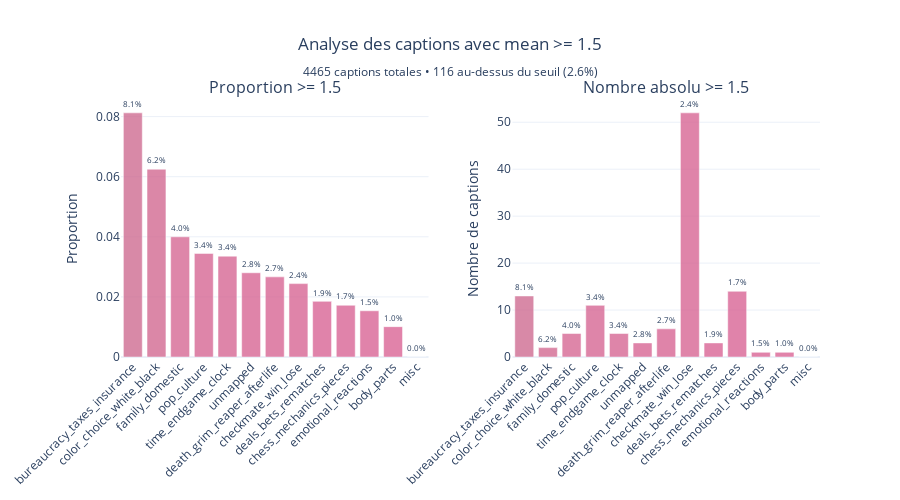

Source (notebook cell):
### Markdown cell above
### Long-tail distribution bias:
Those boxplots per topic allow us to see the distributions of caption scores within each topic.\

But if each cluster contains many mediocre captions and a few exellent ones, the average will flatten everything, resulting in a very low average score per topic. Therefore, we need to look beyond the average. We can :

1) Look at the ratio of "funny" captions in each cluster **[TODO]**

2) Instead of looking at "which topic is the funniest on average", we look at: "which topics produce the most excellent captions?" by calculating the success rate (defined a score above the average score : 1.5/3 for the mean score, 50/100 for the funny_score_scaled) rather than the average score.

3) We isolates the top X% and the average range (40–60) and compare whether certain topics are over-represented in the top rankings versus the average. To do this, we calculate the 'enrichment per topic' (=top proportion vs. overall proportion). This allows us to answer the question "Which topics produce the most excellent captions?" without using the average. **[TODO the plot]**

### Topic score's variance:
Some topics, even if the average is average/low, have more variance and therefore potentially more potential for excellent jokes (but are risky) **[TODO]**

### Code cell
# calculer la variance par topic
df_var = clusterer.compute_variance_stats(data_m)

kw_res= clusterer.kruskal_test(data_m)
pairwise_res = clusterer.pairwise_mannwhitney(data_m)

print(f"Kruskal-Wallis test (H, p): {kw_res["H"]:0.2f}, pval = {kw_res["p"]:0.4f}")
print("\nTop 5 aggregated topics by proportion of >=0.9:")
display(pairwise_res)


df_top, df_mid, enrichment = clusterer.stratify_percentiles_and_compare(data_m, top_pct=10, middle_pct=(40,60))

#clusterer.plot_enrichment_bar(enrichment, top_n=8)
#clusterer.plot_top_vs_overall_props(enrichment, top_n=8)
#clusterer.plot_bubble_enrichment(enrichment, top_n=8)

prop = clusterer.plot_proportion_above_threshold(data_m, threshold=1.5)

### Figure 1 — Plotly figure (JSON) as saved in the notebook; plotly's stock layout.template omitted (floating-point values rounded to 4 significant figures)
{"data": [{"customdata": [[13, 160], [2, 32], [5, 125], [11, 319], [5, 149], [3, 107], [6, 225], [52, 2129], [3, 162], [14, 813], [1, 65], [1, 99], [0, 80]], "hovertemplate": "<b>%{x}</b><br>Proportion: %{y:.2%}<br>Nombre: %{customdata[0]}<br>Total: %{customdata[1]}<br><extra></extra>", "marker": {"color": ["rgba(207, 108, 145, 0.8)", "rgba(210, 106, 146, 0.8)", "rgba(214, 104, 148, 0.8)", "rgba(214, 103, 148, 0.8)", "rgba(214, 103, 148, 0.8)", "rgba(215, 102, 148, 0.8)", "rgba(216, 102, 148, 0.8)", "rgba(216, 102, 148, 0.8)", "rgba(217, 101, 149, 0.8)", "rgba(217, 101, 149, 0.8)", "rgba(217, 101, 149, 0.8)", "rgba(218, 101, 149, 0.8)", "rgba(220, 100, 150, 0.8)"]}, "name": "Proportion", "text": ["8.1%", "6.2%", "4.0%", "3.4%", "3.4%", "2.8%", "2.7%", "2.4%", "1.9%", "1.7%", "1.5%", "1.0%", "0.0%"], "textposition": "outside", "type": "bar", "x": ["bureaucracy_taxes_insurance", "color_choice_white_black", "family_domestic", "pop_culture", "time_endgame_clock", "unmapped", "death_grim_reaper_afterlife", "checkmate_win_lose", "deals_bets_rematches", "chess_mechanics_pieces", "emotional_reactions", "body_parts", "misc"], "xaxis": "x", "y": [0.08125, 0.0625, 0.04, 0.03448, 0.03356, 0.02804, 0.02667, 0.02442, 0.01852, 0.01722, 0.01538, 0.0101, 0.0], "yaxis": "y"}, {"customdata": [160, 32, 125, 319, 149, 107, 225, 2129, 162, 813, 65, 99, 80], "hovertemplate": "<b>%{x}</b><br>Nombre >= threshold: %{y}<br>Total: %{customdata}<br>Proportion: %{text:.1%}<br><extra></extra>", "marker": {"color": ["rgba(207, 108, 145, 0.8)", "rgba(210, 106, 146, 0.8)", "rgba(214, 104, 148, 0.8)", "rgba(214, 103, 148, 0.8)", "rgba(214, 103, 148, 0.8)", "rgba(215, 102, 148, 0.8)", "rgba(216, 102, 148, 0.8)", "rgba(216, 102, 148, 0.8)", "rgba(217, 101, 149, 0.8)", "rgba(217, 101, 149, 0.8)", "rgba(217, 101, 149, 0.8)", "rgba(218, 101, 149, 0.8)", "rgba(220, 100, 150, 0.8)"]}, "name": "Count", "text": [13.0, 2.0, 5.0, 11.0, 5.0, 3.0, 6.0, 52.0, 3.0, 14.0, 1.0, 1.0, 0.0], "textposition": "outside", "texttemplate": ["8.1%", "6.2%", "4.0%", "3.4%", "3.4%", "2.8%", "2.7%", "2.4%", "1.9%", "1.7%", "1.5%", "1.0%", "0.0%"], "type": "bar", "x": ["bureaucracy_taxes_insurance", "color_choice_white_black", "family_domestic", "pop_culture", "time_endgame_clock", "unmapped", "death_grim_reaper_afterlife", "checkmate_win_lose", "deals_bets_rematches", "chess_mechanics_pieces", "emotional_reactions", "body_parts", "misc"], "xaxis": "x2", "y": [13, 2, 5, 11, 5, 3, 6, 52, 3, 14, 1, 1, 0], "yaxis": "y2"}], "layout": {"annotations": [{"font": {"size": 16}, "showarrow": false, "text": "Proportion >= 1.5", "x": 0.22, "xanchor": "center", "xref": "paper", "y": 1, "yanchor": "bottom", "yref": "paper"}, {"font": {"size": 16}, "showarrow": false, "text": "Nombre absolu >= 1.5", "x": 0.78, "xanchor": "center", "xref": "paper", "y": 1, "yanchor": "bottom", "yref": "paper"}], "height": 500, "showlegend": false, "title": {"text": "Analyse des captions avec mean >= 1.5<br><sub>4465 captions totales • 116 au-dessus du seuil (2.6%)</sub>", "x": 0.5, "xanchor": "center"}, "xaxis": {"anchor": "y", "domain": [0, 0.44], "tickangle": -45}, "xaxis2": {"anchor": "y2", "domain": [0.56, 1], "tickangle": -45}, "yaxis": {"anchor": "x", "domain": [0, 1], "title": {"text": "Proportion"}}, "yaxis2": {"anchor": "x2", "domain": [0, 1], "title": {"text": "Nombre de captions"}}}}
